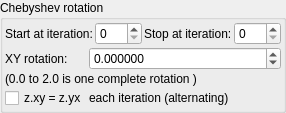
    <widget class="QGroupBox" name="groupBox_9">
     <property name="title">
      <string>Chebyshev rotation</string>
     </property>
     <layout class="QVBoxLayout" name="verticalLayout_13" stretch="0,0">
      <property name="spacing">
       <number>2</number>
      </property>
      <property name="leftMargin">
       <number>2</number>
      </property>
      <property name="topMargin">
       <number>2</number>
      </property>
      <property name="rightMargin">
       <number>2</number>
      </property>
      <property name="bottomMargin">
       <number>2</number>
      </property>
      <item>
       <layout class="QGridLayout" name="gridLayout_64">
        <property name="spacing">
         <number>2</number>
        </property>
        <item row="1" column="3">
         <widget class="MySpinBox" name="spinboxInt_transf_stop_iterations_C1">
          <property name="sizePolicy">
           <sizepolicy hsizetype="Minimum" vsizetype="Maximum">
            <horstretch>0</horstretch>
            <verstretch>0</verstretch>
           </sizepolicy>
          </property>
          <property name="maximum">
           <number>999</number>
          </property>
         </widget>
        </item>
        <item row="1" column="1">
         <widget class="MySpinBox" name="spinboxInt_transf_start_iterations_C">
          <property name="sizePolicy">
           <sizepolicy hsizetype="Minimum" vsizetype="Maximum">
            <horstretch>0</horstretch>
            <verstretch>0</verstretch>
           </sizepolicy>
          </property>
          <property name="maximum">
           <number>999</number>
          </property>
         </widget>
        </item>
        <item row="1" column="2">
         <widget class="QLabel" name="label_248">
          <property name="text">
           <string>Stop at iteration:</string>
          </property>
         </widget>
        </item>
        <item row="1" column="0">
         <widget class="QLabel" name="label_249">
          <property name="text">
           <string>Start at iteration:</string>
          </property>
         </widget>
        </item>
       </layout>
      </item>
      <item>
       <layout class="QGridLayout" name="gridLayout_12" columnstretch="0,1" columnminimumwidth="0,0">
        <property name="spacing">
         <number>2</number>
        </property>
        <item row="1" column="1">
         <widget class="MyDoubleSpinBox" name="spinbox_transf_offset_1">
          <property name="sizePolicy">
           <sizepolicy hsizetype="Minimum" vsizetype="Maximum">
            <horstretch>0</horstretch>
            <verstretch>0</verstretch>
           </sizepolicy>
          </property>
          <property name="prefix">
           <string/>
          </property>
          <property name="suffix">
           <string/>
          </property>
          <property name="decimals">
           <number>6</number>
          </property>
          <property name="minimum">
           <double>-99.989999999999995</double>
          </property>
          <property name="maximum">
           <double>99.989999999999995</double>
          </property>
          <property name="singleStep">
           <double>0.100000000000000</double>
          </property>
         </widget>
        </item>
        <item row="3" column="0">
         <widget class="MyCheckBox" name="checkBox_transf_function_enabledSw_false">
          <property name="text">
           <string notr="true">z.xy = z.yx</string>
          </property>
         </widget>
        </item>
        <item row="3" column="1">
         <widget class="QLabel" name="label_250">
          <property name="text">
           <string>each iteration (alternating)</string>
          </property>
         </widget>
        </item>
        <item row="1" column="0">
         <widget class="QLabel" name="label_7">
          <property name="text">
           <string>XY rotation:</string>
          </property>
         </widget>
        </item>
        <item row="2" column="0" colspan="2">
         <widget class="QLabel" name="label_252">
          <property name="text">
           <string>(0.0 to 2.0 is one complete rotation )</string>
          </property>
         </widget>
        </item>
       </layout>
      </item>
     </layout>
    </widget>
